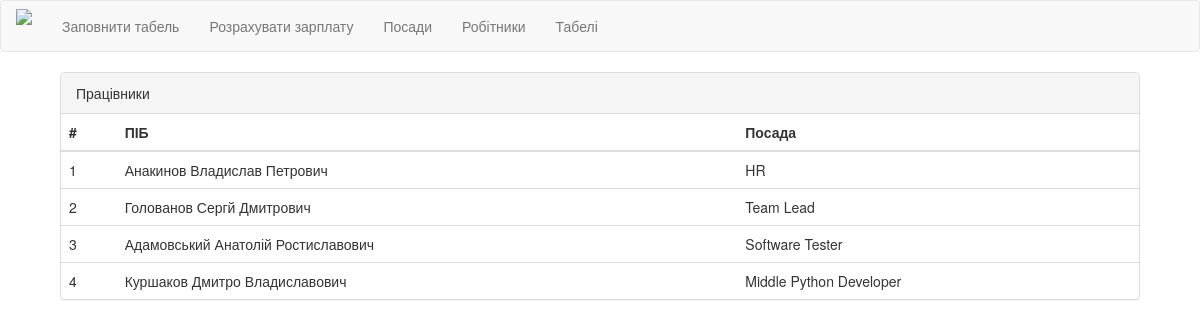
/employees/, run on the app's committed database.
### tables this page shows
CREATE TABLE Employees (id INTEGER, name TEXT, post TEXT);

### __init__.py (the view)
@app.route('/employees/')
def employees():
    try:
        EMPLOYEES_DATA = Employee().get_all_db_data()
        return render_template("employees.html", EMPLOYEES_DATA=EMPLOYEES_DATA, error=None)
    except Exception as e:
        return render_template("employees.html", error="Exception has been caught: " + e.args[0])

### Employee.py (called while the page is built)
    def get_all_db_data(self):
        db = sqlite.connect(self.database)
        db.row_factory = sqlite.Row
        with db:
            conn = db.cursor()
            conn.execute("SELECT * FROM {}".format(self.table))
            data = conn.fetchall()
            return data

### templates/employees.html (shortened to what this page needs)
{% extends "header.html" %}
{% block body %}
    <div class="panel panel-default" style="max-width: 90%; margin: auto;">
        <div class="panel-heading">Працівники </div>
        <table class="table">
            <thead>
                <th> # </th>
                <th> ПІБ </th>
                <th> Посада </th>
            </thead>
            <tbody>
                {% for item in EMPLOYEES_DATA:%}
                <tr>
                    <td> {{item["id"]}} </td>
                    <td> {{item["name"]}} </td>
                    <td> {{item["post"]}} </td>
                </tr>
                {% endfor %}
            </tbody>
        </table>
    </div>
{% endblock%}

### data on the page
Employees: id "1", name "Анакинов Владислав Петрович", post "HR"
Employees: id "2", name "Голованов Сергй Дмитрович", post "Team Lead"
Employees: id "3", name "Адамовський Анатолій Ростиславович", post "Software Tester"
Employees: id "4", name "Куршаков Дмитро Владиславович", post "Middle Python Developer"
